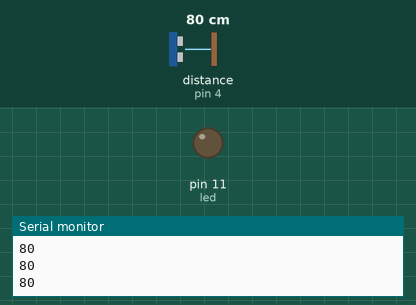
A sketch run on a simulated Arduino Uno, built with avr-gcc and run on an emulated ATmega328P. Shown: output pins drawn as LEDs (lit = HIGH), the last lines printed to the serial monitor. Wiring (inferred from the names in the program): ultrasonic range finder: trigger pin 5; echo pin 4. The test bench sets the inputs (shaded band); at power-on: distance to the obstacle (sensor on pin 4) 80 cm. The echo pulse lasts 58.3 µs per cm; pins used as bus, display or sensor lines are not drawn.

Above: at 1.2 s.
1.3 s: distance to the obstacle (sensor on pin 4) set to 2 cm
At 3.3 s:
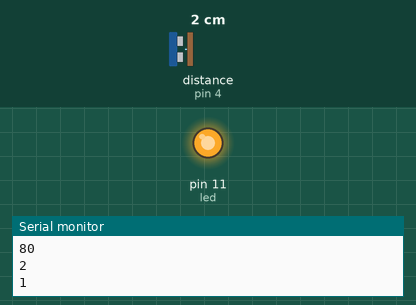
3.8 s: distance to the obstacle (sensor on pin 4) set to 18 cm
At 4.9 s:
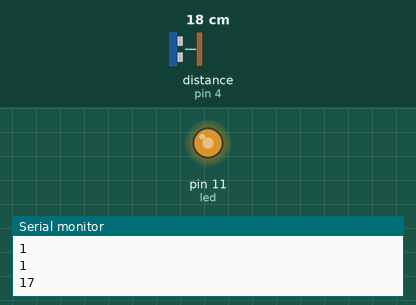
5.8 s: distance to the obstacle (sensor on pin 4) set to 35 cm
At 6.6 s:
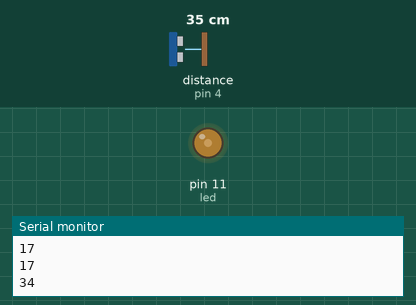
Timing chart, 0 to 8.8 s (numbered marks = the images above; inputs shaded):
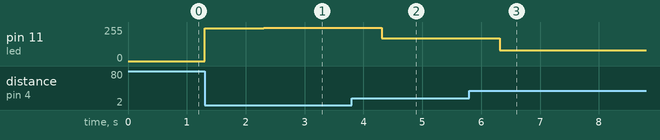

Measured:
- after the input at 1.3 s, pin 11 (led): 0/255 → 245/255 at once, → 250/255 1.0 s later
- after the input at 3.8 s, pin 11 (led): 250/255 → 169/255 after 0.51 s
- after the input at 5.8 s, pin 11 (led): 169/255 → 82/255 after 0.51 s

The sketch:

Ultrasonic-LED_Interaction.ino
```cpp
// C++ code
//
const int trig = 5;
const int echo = 4;
const int led = 11;


void setup()
{
  pinMode(trig, OUTPUT);
  pinMode(echo, INPUT);
  pinMode(led, OUTPUT);
  Serial.begin(9600);

}

void loop()
{
  long duration, cm;
  digitalWrite(trig, LOW);
  delayMicroseconds(2);
  digitalWrite(trig, HIGH);
  delayMicroseconds(5);
  digitalWrite(trig, LOW);

  duration = pulseIn(echo, HIGH);

  cm = distanceConvert(duration);

  Serial.println(cm);
  if(50>cm){
    int bright = map(cm, 0, 50, 255, 0);
    analogWrite(led, bright);
    delay(1000);
  }
  else {
    digitalWrite(led, LOW);
  }
}
long distanceConvert(long microSeconds) {
  return microSeconds / 29 / 2;
}
```
